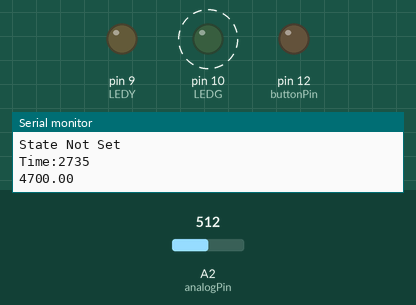
Recording of a sketch running on a simulated Arduino Uno, built with avr-gcc and run on an emulated ATmega328P. Shown: output pins drawn as LEDs (lit = HIGH), the last lines printed to the serial monitor. Dashed ring = blinking. Inputs (shaded band) come from the test bench; at power-on: A2 (analogPin) = 512.

Above: at 3.2 s.
3.3 s: A2 (analogPin) set to 738
6.3 s: A2 (analogPin) set to 767
At 6.8 s:
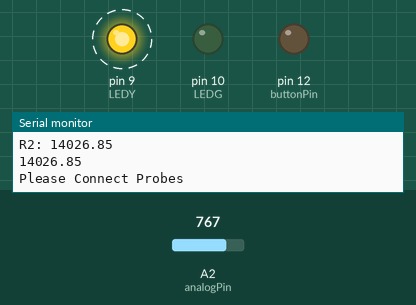
9.3 s: A2 (analogPin) set to 0
At 10.02 s:
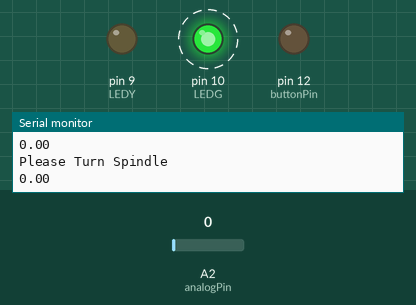
Timing chart, 0 to 18.3 s (numbered marks = the images above; inputs shaded):
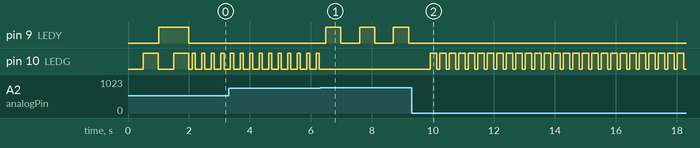

The sketch:

touch_probe.ino
```cpp
/*
Use to detect a touch down - measure the change in resistance..
Operation :

A OHM tester is build with a Voltage divider and testing for the unknown resistance value.
On startup the Sketch check if the probe is connected and a resistance is detected. If not a
error state (RED LED / YELLO LED) is shown. a 4.7k resistor is used for R 1 on a Open circuit R 2 will
show 13000.00 and a open  circuit  is detected.
If there is a resistance the state will be waiting for the set of the check value (Green LED Blink)
Once the Check resistance is activated the Green LED is solid and touch down can begin.
The moment the probe touches the work piece the resistance will drop and the Yello LED and buzzer will
go off indicating touch down.

3 LED's is used to show the States of the system
Red Led / Yellow Led  -   Blink   - shows error state - no probes are connected
Red Led / Green Led   -   Blink   - the resistance is too low to measure attamtp to turn the spindle to increase the resistance
Green Led             -   Blink   - Compared value not set , need to push button
                      -   Solid   - Value is set and are waiting to state change
                      -   Off     - State has changed and you have touch down
Yello Led and Buz     -   Solid   - state has changed and touch down is achieved.
Yello Led / Green Led -   Blink   - Time out ( 100 sec) this is to preserve battery unit needs to be switched of and on to reset
*/


int LEDR = 11;
int LEDY = 9;
int LEDG = 10;
int buttonPin = 12;
int buttonState = 0;

int analogPin= 2;
int raw= 0;
int Vin= 5;
float Vout= 0;
float R1= 4700;
float R2= 0;
float buffer= 0;
int a2d_data=0;
float open_ct=13000.00;
float oper_ct=10.00;
float setval = 0;

// -------- Set timing module ----
unsigned long startMillis;  //some global variables available anywhere in the program
unsigned long currentMillis;
const unsigned long period = 100000;  //the value is a number of milliseconds
unsigned long time_changed = 0;

void setup()
{
Serial.begin(115200);
// ------ set timer ------
startMillis = millis();  //initial start time
// ------ end ------------

pinMode(buttonPin,HIGH);
pinMode(LEDG, OUTPUT);
digitalWrite(LEDG,LOW);
pinMode(LEDY, OUTPUT);
digitalWrite(LEDY,LOW);
// ------------------------ Run Startup event ---------------

digitalWrite(LEDR,HIGH);
digitalWrite(LEDG,LOW);
digitalWrite(LEDY,LOW);
delay(500);
digitalWrite(LEDR,LOW);
digitalWrite(LEDG,HIGH);
digitalWrite(LEDY,LOW);
delay(500);
digitalWrite(LEDR,LOW);
digitalWrite(LEDG,LOW);
digitalWrite(LEDY,HIGH);
delay(500);
digitalWrite(LEDR,HIGH);
digitalWrite(LEDG,HIGH);
digitalWrite(LEDY,HIGH);
delay(500);
digitalWrite(LEDR,LOW);
digitalWrite(LEDG,LOW);
digitalWrite(LEDY,LOW);


}

void loop()
{
// -------------------- Read Button State ---------------------
buttonState = digitalRead(buttonPin);

// -------------------- Get Average Value of R2  --------------
 unsigned int x;
    unsigned int samples = 1024;
    unsigned long int accumulator = 0; // initialize accumulator
    for (x = 0; x < samples; x++) {
        accumulator += analogRead(A2);
    }
a2d_data=accumulator / samples;

buffer=a2d_data*Vin;
Vout=(buffer)/1024.0;
buffer=Vout/(Vin-Vout);
raw= analogRead(analogPin);
R2=R1*buffer;
Serial.print("R2: ");
Serial.println(R2);
//delay(10);
// ---------- Check if Probes Connected -------
if(R2 >= open_ct)
{ digitalWrite(LEDR, LOW);
  digitalWrite(LEDY,HIGH);
  Serial.println(R2);
  Serial.println("Please Connect Probes");
  delay(500);
  digitalWrite(LEDR, HIGH);
  digitalWrite(LEDY,LOW);
  Serial.println("Please Connect Probes");
  Serial.println(R2);
  delay(500);
}else {

// ------------- Check id Resisatnce is big enough ----------
if(R2 <= oper_ct && setval == 0 )
{ startMillis = currentMillis;
  digitalWrite(LEDY,LOW);
  digitalWrite(LEDR, HIGH);
  digitalWrite(LEDG,LOW);
  Serial.println(R2);
  Serial.println("Please Turn Spindle");
  delay(100);
  digitalWrite(LEDY,LOW);  // to ensure that buzzer is not on.
  digitalWrite(LEDR, LOW);
  digitalWrite(LEDG,HIGH);
  Serial.println(R2);
  delay(100);
}else {

// ------------- Check the Sate of the Button ---------------
int sensorValue = R2;

// Check if the value has been the same for 10 sec and if so sound the alarm
 //currentMillis = millis();
 time_changed = currentMillis - startMillis ;
 Serial.println(time_changed);
 if(time_changed > period && time_changed!= 0 )  //test whether the period has elapsed
  { //setval == 0 ;
    digitalWrite(LEDG,LOW);  //if so, change the state of the LED.  Uses a neat trick to change the state
    digitalWrite(LEDY,HIGH);
    Serial.println(time_changed);
    delay(200);
    digitalWrite(LEDY,LOW);
    digitalWrite(LEDG,LOW);
    Serial.println(time_changed);

  }else {

if (buttonState == HIGH) { //pressing the button will produce a LOW state 0V
digitalWrite(LEDG,HIGH); //the led with turn on
Serial.println("Button Trigger");
setval = R2;
startMillis = currentMillis;  //IMPORTANT to save the start time of the current LED state.
Serial.println(R2);
}else {
 digitalWrite(LEDG,LOW);
 digitalWrite(LEDY,LOW);
 Serial.println(R2);
}
  }

// -------------- Compare Set Val with Current Val
if (setval > 0 ){
  float checkval = R2 ;
  if (checkval < (setval ) ){
    Serial.println("State Changed");
    digitalWrite(LEDY,HIGH); //the led with turn on
    digitalWrite(LEDG,LOW);
    //digitalWrite(buzzer,HIGH);
    Serial.println(setval);
    Serial.println(checkval);
  }else{
  currentMillis = millis();
  Serial.println("Waiting for Sate");
  digitalWrite(LEDG,HIGH);
  //digitalWrite(buzzer,LOW);
  Serial.print("Time:");
  Serial.println(time_changed);
  Serial.println(setval);
  Serial.println(checkval);
  }
}else{
 currentMillis = millis();
 Serial.println("State Not Set");
   Serial.print("Time:");
  Serial.println(time_changed);
 Serial.println(R2);
 digitalWrite(LEDG,HIGH);
 digitalWrite(LEDR, LOW);
 digitalWrite(LEDY,LOW);
 delay(100);
 digitalWrite(LEDG,LOW);
 digitalWrite(LEDR, LOW);
 digitalWrite(LEDY,LOW);
 delay(100);
}

}
}
}
```

Measured:
- the behaviour switches between 752 and 753 on A2 (analogPin) (found by bisection; images 0 and 1)
- after the input at 6.3 s, pin 9 (LEDY): alternates HIGH for 0.50 s and LOW for 0.61 s, starting after 0.18 s; pin 10 (LEDG): stops changing and stays LOW
- after the input at 9.3 s, pin 9 (LEDY): stops changing and stays LOW; pin 10 (LEDG): alternates HIGH for 0.21 s and LOW for 0.10 s, starting after 0.62 s
- by itself, pin 10 (LEDG): alternates HIGH for 0.10 s and LOW for 0.21 s
